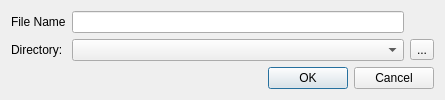
<?xml version="1.0" encoding="UTF-8"?>
<ui version="4.0">
 <class>CreateNewFile</class>
 <widget class="QWidget" name="CreateNewFile">
  <property name="geometry">
   <rect>
    <x>0</x>
    <y>0</y>
    <width>445</width>
    <height>97</height>
   </rect>
  </property>
  <property name="windowTitle">
   <string>Create New File</string>
  </property>
  <layout class="QVBoxLayout" name="verticalLayout">
   <item>
    <layout class="QGridLayout" name="gridLayout">
     <item row="0" column="0">
      <widget class="QLabel" name="label">
       <property name="text">
        <string>File Name</string>
       </property>
      </widget>
     </item>
     <item row="0" column="1">
      <widget class="QLineEdit" name="fileNameInput"/>
     </item>
     <item row="1" column="0">
      <widget class="QLabel" name="label_2">
       <property name="text">
        <string>Directory:</string>
       </property>
      </widget>
     </item>
     <item row="1" column="2">
      <widget class="QToolButton" name="directoryBowseBn">
       <property name="text">
        <string>...</string>
       </property>
      </widget>
     </item>
     <item row="1" column="1">
      <widget class="QComboBox" name="directoryInput"/>
     </item>
    </layout>
   </item>
   <item>
    <layout class="QHBoxLayout" name="horizontalLayout">
     <item>
      <spacer name="horizontalSpacer">
       <property name="orientation">
        <enum>Qt::Horizontal</enum>
       </property>
       <property name="sizeHint" stdset="0">
        <size>
         <width>40</width>
         <height>20</height>
        </size>
       </property>
      </spacer>
     </item>
     <item>
      <widget class="QPushButton" name="okBn">
       <property name="text">
        <string>OK</string>
       </property>
       <property name="autoDefault">
        <bool>true</bool>
       </property>
       <property name="default">
        <bool>true</bool>
       </property>
      </widget>
     </item>
     <item>
      <widget class="QPushButton" name="cancelBn">
       <property name="text">
        <string>Cancel</string>
       </property>
      </widget>
     </item>
    </layout>
   </item>
  </layout>
 </widget>
 <tabstops>
  <tabstop>fileNameInput</tabstop>
  <tabstop>directoryBowseBn</tabstop>
  <tabstop>okBn</tabstop>
 </tabstops>
 <resources/>
 <connections/>
</ui>
